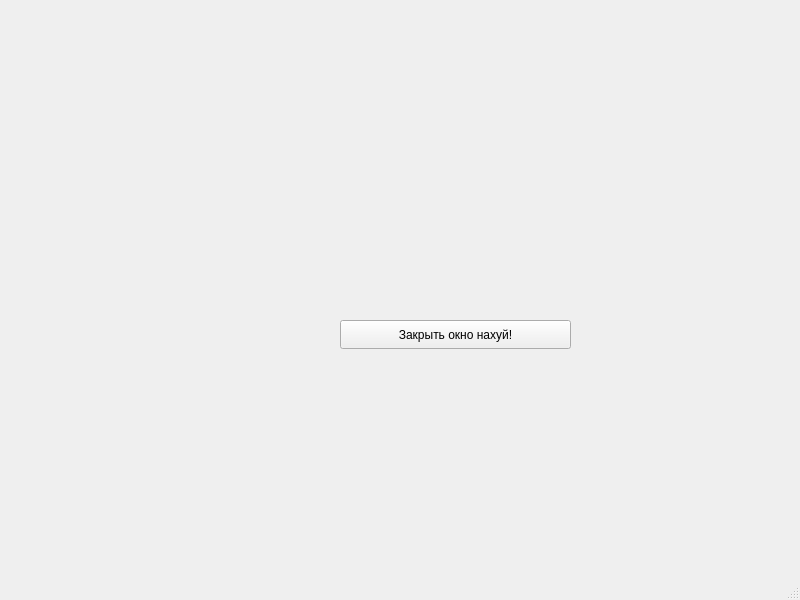
<?xml version="1.0" encoding="UTF-8"?>
<ui version="4.0">
 <class>MainWindow</class>
 <widget class="QMainWindow" name="MainWindow">
  <property name="geometry">
   <rect>
    <x>0</x>
    <y>0</y>
    <width>800</width>
    <height>600</height>
   </rect>
  </property>
  <property name="windowTitle">
   <string>MainWindow</string>
  </property>
  <widget class="QWidget" name="centralwidget">
   <widget class="QPushButton" name="pushButton">
    <property name="geometry">
     <rect>
      <x>340</x>
      <y>320</y>
      <width>231</width>
      <height>29</height>
     </rect>
    </property>
    <property name="text">
     <string>Закрыть окно нахуй!</string>
    </property>
   </widget>
  </widget>
  <widget class="QMenuBar" name="menubar">
   <property name="geometry">
    <rect>
     <x>0</x>
     <y>0</y>
     <width>800</width>
     <height>25</height>
    </rect>
   </property>
  </widget>
  <widget class="QStatusBar" name="statusbar"/>
 </widget>
 <resources/>
 <connections/>
</ui>
